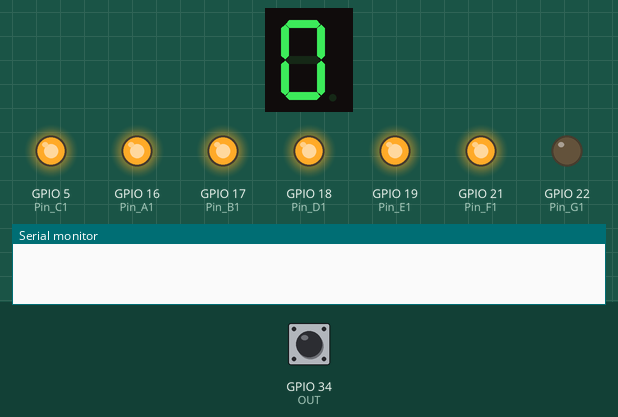
Bench run of a sketch on a simulated ESP32. Parts: 1-digit seven-segment display, output pins drawn as LEDs (lit = HIGH), the last lines printed to the serial monitor. Wiring (inferred from the names in the program): 1-digit 7-segment display, segments lit when HIGH: segments GPIO 33, GPIO 25, GPIO 26, GPIO 27, GPIO 14, GPIO 12, GPIO 23. The test bench sets the inputs (shaded band); at power-on: GPIO 34 (OUT) LOW. The segment pins are drawn as the display they are named for; pins used as bus, display or sensor lines are not drawn.

Above: at 1.2 s.
1.3 s: GPIO 34 (OUT) driven HIGH
At 2.5 s:
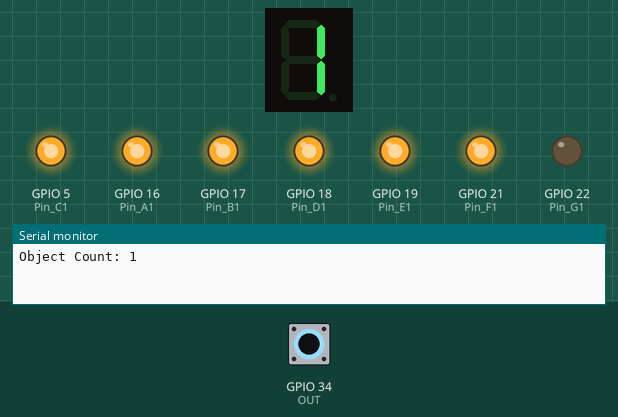
2.8 s: GPIO 34 (OUT) pulsed LOW 5 times (0.12 s each, 0.3 s apart)
At 4.5 s:
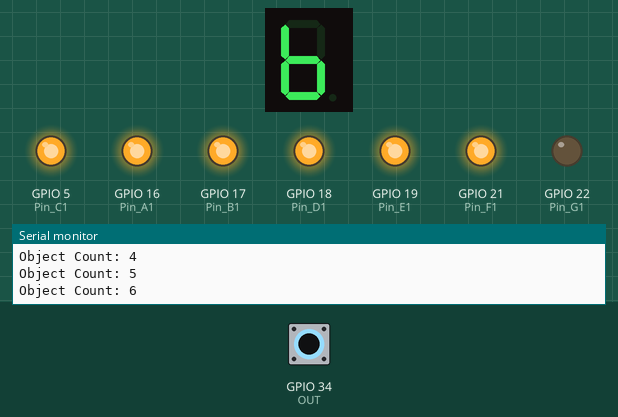
5.8 s: GPIO 34 (OUT) pulsed LOW 2 times (0.12 s each, 0.3 s apart)
At 7.4 s:
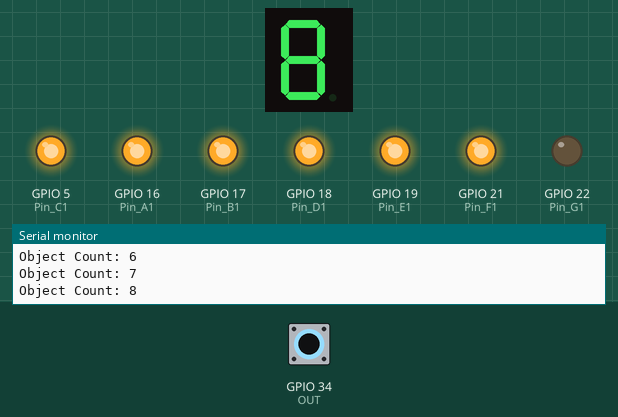
Timing chart, 0 to 8.9 s (numbered marks = the images above; inputs shaded):
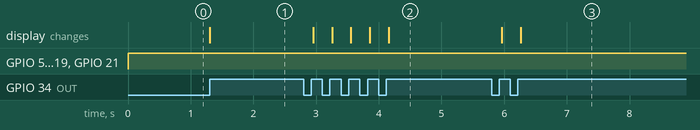

The sketch:

ir_7seg_counter.ino
```cpp
#include "decoder.h"
const int OUT = 34; // Diin nakasaksak ang IR sensor, bantayi kay basi ma-short

int Number_of_Objects = 0;
int lastSensorState = LOW;

void setup() {
  Serial.begin(115200);
  pinMode(OUT, INPUT);
  setupDecoder();

  // Gina-check namon daan ang sensor pag-on pa lang para indi mag-trip kag mag-jump sa 1 dayon
  lastSensorState = digitalRead(OUT);
}

void loop() {
  int sensorState = digitalRead(OUT); // Basahon ta kon may nag-agi nga milagro (o tawo)
  if (sensorState == HIGH && lastSensorState == LOW) {  // Kon may nag-agi, saka ta dayon ang counter
    Number_of_Objects++;

    if (Number_of_Objects > 99) { // Kung mag-abot na 100, balik sa zero kay 2 digits lang ta bi
      Number_of_Objects = 0;      // Tadaaa! Back to zero
    }

    Serial.print("Object Count: ");
    Serial.println(Number_of_Objects);
  }

  lastSensorState = sensorState;
  displayTwoDigits(Number_of_Objects); // Tawgon ang decoder para magpakita sang numero
  delay(50); // Pahuway gamay kay basi gikapoy na ang ESP32
}
```

decoder.h
```cpp
// Digit 1 Pins
const uint8_t Pin_A1 = 16;
const uint8_t Pin_B1 = 17;
const uint8_t Pin_C1 = 5;
const uint8_t Pin_D1 = 18;
const uint8_t Pin_E1 = 19;
const uint8_t Pin_F1 = 21;
const uint8_t Pin_G1 = 22;

// Digit 2 Pins pati ini libugon mo pa?
const uint8_t Pin_A2 = 33;
const uint8_t Pin_B2 = 25;
const uint8_t Pin_C2 = 26;
const uint8_t Pin_D2 = 27;
const uint8_t Pin_E2 = 14;
const uint8_t Pin_F2 = 12;
const uint8_t Pin_G2 = 23;

const uint8_t digit1Pins[7] = {Pin_A1, Pin_B1, Pin_C1, Pin_D1, Pin_E1, Pin_F1, Pin_G1};
const uint8_t digit2Pins[7] = {Pin_A2, Pin_B2, Pin_C2, Pin_D2, Pin_E2, Pin_F2, Pin_G2};

// porma porma lang ta di para indi maglibog ai sir
const byte patterns[10][7] = {
  {1, 1, 1, 1, 1, 1, 0}, // 0
  {0, 1, 1, 0, 0, 0, 0}, // 1
  {1, 1, 0, 1, 1, 0, 1}, // 2
  {1, 1, 1, 1, 0, 0, 1}, // 3
  {0, 1, 1, 0, 0, 1, 1}, // 4
  {1, 0, 1, 1, 0, 1, 1}, // 5
  {0, 0, 1, 1, 1, 1, 1}, // 6
  {1, 1, 1, 0, 0, 0, 0}, // 7
  {1, 1, 1, 1, 1, 1, 1}, // 8
  {1, 1, 1, 0, 0, 1, 1}  // 9
};

void setupDecoder() {
  // Ginapanitan ta tanan nga pins as OUTPUT kay para sugoon naton sila mag siga
  for (int i = 0; i < 7; i++) {
    pinMode(digit1Pins[i], OUTPUT);
    pinMode(digit2Pins[i], OUTPUT);
  }
}

void displayTwoDigits(int number) {
  if (number < 0) number = 0;     // safety shite para di mag-buggy ang esp32 kag ma-praning
  if (number > 99) number = 99;   // duha lang ka digit ni uy, limit ta lang sa 99 para safe sa gisa

  int tens = number / 10; // divide sa tens kuno-kuno bright
  int ones = number % 10; // modulo para sa ones pwerteng pahuway sang utok

  for (int i = 0; i < 7; i++) {  // para sa tens digit
    digitalWrite(digit1Pins[i], patterns[tens][i]);
  }

  for (int i = 0; i < 7; i++) {  // para sa ones digit
    digitalWrite(digit2Pins[i], patterns[ones][i]);
  }
}
// tani di kami magisa sa qna (amen)
```

Measured:
- after the input at 1.3 s, the display: changes at once (image 1)
- after the input at 2.8 s, the display: first changes after 0.16 s (image 2 shows a later state)
- after the input at 5.8 s, the display: first changes after 0.16 s (image 3 shows a later state)
